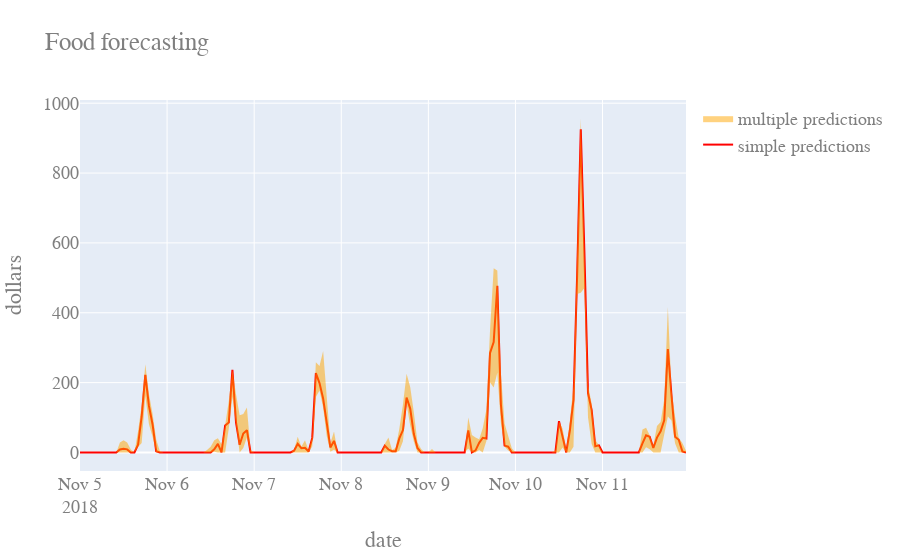

Notebook code for this chart:
### Markdown cell above
**Exercice :** tracer les prévisions de chiffre d'affaires sur le jeu de prédiction. 

**Indice :** la syntaxe est identique à celle utilisée pour `simple_model`.

### Code cell
plotly_predictions(y_pred)

### Figure 1 — Plotly figure (JSON) as saved in the notebook; plotly's stock layout.template omitted (floating-point values rounded to 4 significant figures; data arrays with more than 128 entries replaced by an {"elided": "..."} marker saying what was removed)
{"data": [{"line": {"color": "red"}, "name": "simple predictions", "type": "scatter", "x": {"elided": "168 str values"}, "y": {"elided": "168 float values"}}, {"line": {"color": "orange", "width": 0}, "showlegend": false, "type": "scatter", "x": {"elided": "168 str values"}, "y": {"elided": "168 float values"}}, {"fill": "tonexty", "line": {"color": "orange", "width": 0}, "name": "multiple predictions", "type": "scatter", "x": {"elided": "168 str values"}, "y": {"elided": "168 float values"}}], "layout": {"font": {"color": "#7f7f7f", "family": "Computer Modern", "size": 18}, "title": {"text": "Food forecasting"}, "xaxis": {"title": {"text": "date"}}, "yaxis": {"title": {"text": "dollars"}}}}
